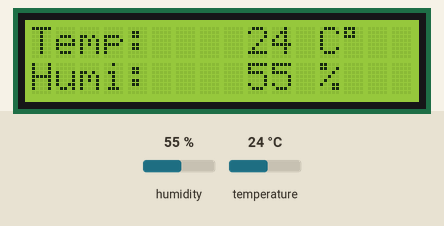
Recording of a program running on a simulated ESP32 board running MicroPython. Shown: 16×2 character LCD. The test bench sets the inputs (shaded band); at power-on: humidity 55 %, temperature 24 °C. Library files of the repository ran but are not shown: LCD1602.py; what the program prints to the serial console is not drawn.

Above: at 3.7 s.
3.8 s: humidity set to 22 %
At 6.6 s:
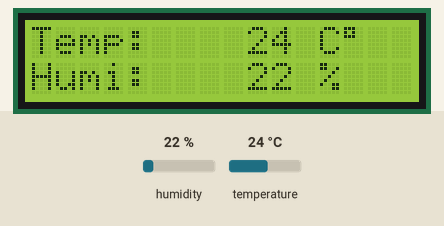
8.5 s: temperature set to 12 °C
At 9.6 s:
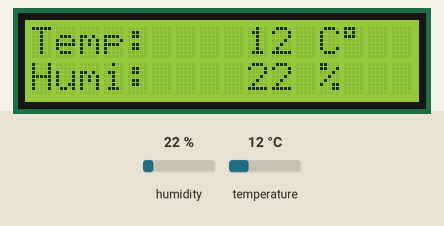
12.5 s: humidity set to 40 %
At 13.9 s:
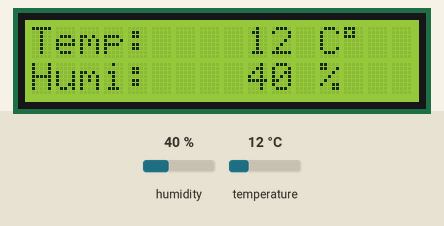
16.5 s: temperature set to 19 °C
At 18.1 s:
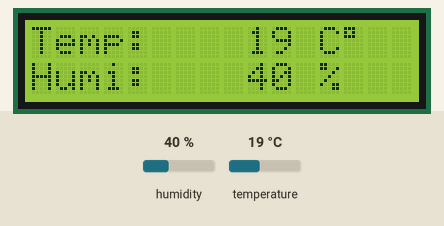
Timing chart, 0 to 19.6 s (numbered marks = the images above; inputs shaded):
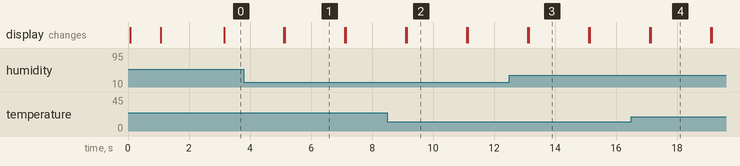

The program:

11-1.py
```python
# 實驗 #11-1：DHT11 溫濕度感測器資料顯示於 LCD1602 (非阻塞式)
# 執行環境：MicroPython v1.24.0 on ESP32-DevKitC

from machine import Pin, I2C
import time
import dht
import LCD1602 # 匯入您提供的 LCD 驅動程式

# --- 硬體與常數設定 ---
I2C_SCL_PIN = 17
I2C_SDA_PIN = 16
DHT_DATA_PIN = 5

# 更新間隔 (毫秒)，DHT11 建議至少 1 秒讀取一次
UPDATE_INTERVAL_MS = 2000

print("程式開始...")
print("初始化硬體...")

# --- 硬體初始化 ---
try:
    # 1. 初始化 I2C 匯流排
    i2c = I2C(0, scl=Pin(I2C_SCL_PIN), sda=Pin(I2C_SDA_PIN), freq=400000)

    # 2. 掃描 I2C 設備以確認 LCD 是否存在並取得位址
    devices = i2c.scan()
    if not devices:
        raise RuntimeError("在 I2C 匯流排上找不到任何設備")

    i2c_addr = devices[0]
    print(f"找到 I2C 設備，位址: {hex(i2c_addr)}")

    # 3. 初始化 LCD1602
    # 使用 LCD1602.py 中的 I2cLcd 類別
    lcd = LCD1602.I2cLcd(i2c, i2c_addr, 2, 16)
    lcd.putstr("LCD Initialized\nWaiting for data...")

    # 4. 初始化 DHT11 感測器
    dht_sensor = dht.DHT11(Pin(DHT_DATA_PIN))

    # 稍微延遲一下，確保感測器穩定
    time.sleep_ms(1000)

except Exception as e:
    print(f"硬體初始化失敗: {e}")
    # 若初始化失敗，程式將在此結束或進入無限迴圈
    while True:
        pass

print("初始化完成，進入主迴圈...")

# --- 主程式迴圈 ---

# 記錄上一次更新時間的"滴答數" (ticks)
last_update_ticks = time.ticks_ms()

# 清除初始訊息，準備顯示數據
lcd.clear()

while True:
    # --- 非阻塞式計時器 ---
    # 這是實現非阻塞式延遲的核心邏輯
    # 不斷檢查當前時間與上次更新時間的差值
    current_ticks = time.ticks_ms()
    if time.ticks_diff(current_ticks, last_update_ticks) >= UPDATE_INTERVAL_MS:

        # 時間到了，重設計時器
        last_update_ticks = current_ticks

        # --- 讀取感測器 ---
        try:
            # 觸發感測器進行測量
            dht_sensor.measure()
            temp = dht_sensor.temperature()
            humi = dht_sensor.humidity()

            print(f"讀取成功 - 溫度: {temp}°C, 濕度: {humi}%")

            # --- 更新 LCD 顯示 ---
            # 清除舊資料並顯示新資料
            lcd.clear()

            # 將溫度顯示在第一行
            lcd.move_to(0, 0)
            lcd.putstr(f"Temp: {temp:>5d} C") # 使用 f-string 格式化字串
            lcd.putchar(chr(223)) # 顯示度(°)符號

            # 將濕度顯示在第二行
            lcd.move_to(0, 1)
            lcd.putstr(f"Humi: {humi:>5d} %")

        except OSError as e:
            # DHT 感測器讀取失敗時的處理
            print(f"DHT 讀取錯誤: {e}")
            lcd.clear()
            lcd.putstr("Sensor Error!")

    # 在此處可以執行其他非阻塞式任務
    # 例如：檢查按鈕、更新網路狀態等
    # 由於本範例沒有其他任務，我們就讓它快速空轉 (pass)
    # 這確保了迴圈不會被 time.sleep() 阻塞
    pass
```

Measured:
- after the input at 3.8 s, the display: first differs from a run without the input after 1.3 s (image 1)
- after the input at 8.5 s, the display: first differs from a run without the input after 0.63 s (image 2)
- after the input at 12.5 s, the display: first differs from a run without the input after 0.63 s (image 3)
- after the input at 16.5 s, the display: first differs from a run without the input after 0.63 s (image 4)
- what the display in image 1 shows lasts 2.0 s, from 5.1 s to 7.1 s
